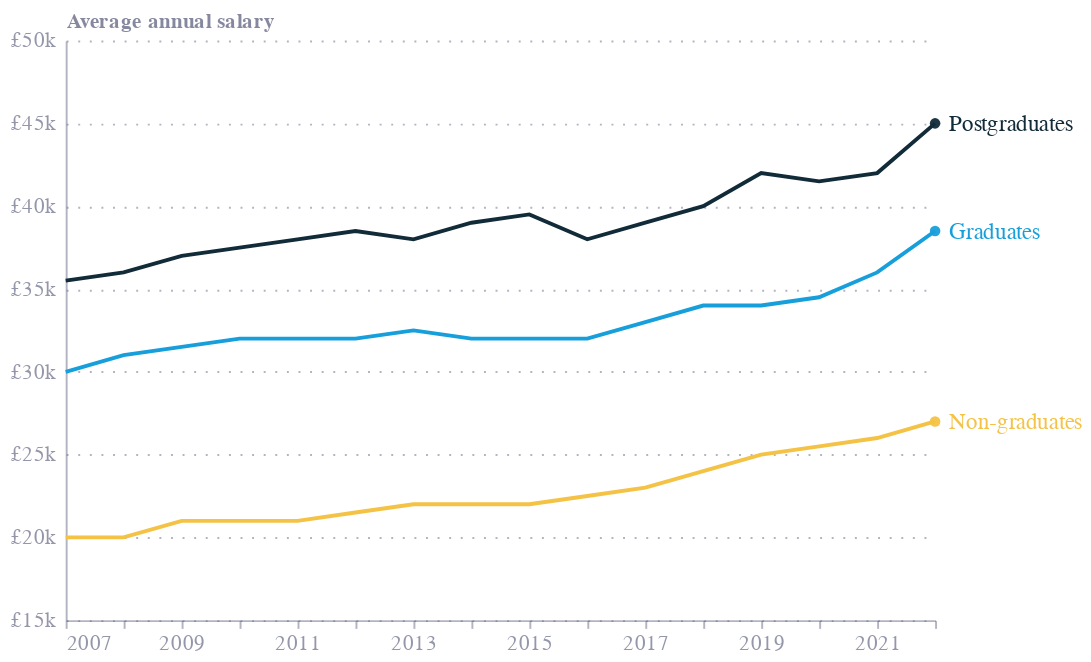

Vega-Lite specification for this chart:
### Vega-Lite specification from a JSON file in a GitHub repository (floating-point values rounded to 4 significant figures)
{"config": {"font": "Circular Std", "text": {"color": "#676A86", "align": "left", "baseline": "middle", "dx": 7, "dy": 0, "fontSize": 11}, "view": {"stroke": null, "continuousWidth": 400, "continuousHeight": 300, "discreteWidth": 400, "discreteHeight": 300}, "bar": {"color": "#179fdb"}, "line": {"color": "#e6224b"}, "rule": {"color": "#676A86"}, "area": {"opacity": 0.3}, "point": {"filled": true, "size": 80, "color": "#e6224b", "opacity": 0.95}, "geoshape": {"stroke": "white", "strokeWidth": 0.3}, "rect": {"fill": "#d6d4d4", "opacity": 0.3}, "axis": {"labelColor": "#676A86", "labelFontSize": 11, "labelFont": "Circular Std", "labelOpacity": 0.7, "tickColor": "#676A86", "tickOpacity": 0.5, "domainColor": "#676A86", "domainOpacity": 0.5, "gridColor": "#676A86", "gridDash": [2, 2], "gridOpacity": 0.5, "title": null, "titleColor": "#676A86", "titleOpacity": 0.8, "tickSize": 4}, "axisXDiscrete": {"grid": false, "labelAngle": 0, "tickCount": 10, "tickOpacity": 0.5, "title": null}, "axisYDiscrete": {"ticks": false, "labelPadding": 5}, "axisXTemporal": {"grid": false, "ticks": true}, "axisXQuantitative": {"grid": true}, "axisYQuantitative": {"gridColor": "#676A86", "gridDash": [1, 5], "gridOpacity": 0.5, "ticks": false, "labelPadding": 5, "tickCount": 8, "titleAngle": 0, "titleAlign": "left", "titleBaseline": "bottom", "titleX": 0, "titleY": -5}, "title": {"color": "#676A86", "subtitleColor": "#122b39E6", "font": "Circular Std", "subtitleFont": "Circular Std", "anchor": "start", "dx": 24, "fontSize": 14, "subtitleFontSize": 12, "subtitlePadding": 4, "offset": 0}, "legend": {"titleColor": "#122b39", "title": null, "labelColor": "#122b39", "labelFontSize": 11}}, "layer": [{"mark": {"type": "line"}, "encoding": {"color": {"field": "Group", "legend": null, "scale": {"range": ["#179fdb", "#f4c245", "#122b39"]}, "type": "nominal"}, "x": {"field": "Date", "type": "temporal"}, "y": {"axis": {"labelExpr": "'£' + datum.value + 'k'", "title": "Average annual salary"}, "field": "Salary", "scale": {"domain": [15, 50]}, "type": "quantitative"}}}, {"mark": {"type": "point", "size": 30}, "encoding": {"color": {"field": "Group", "type": "nominal"}, "x": {"aggregate": "max", "field": "Date", "type": "temporal"}, "y": {"aggregate": {"argmax": "Date"}, "field": "Salary", "type": "quantitative"}}}, {"mark": {"type": "text", "fontSize": 12}, "encoding": {"color": {"field": "Group", "legend": null, "scale": {"range": ["#179fdb", "#f4c245", "#122b39"]}, "type": "nominal"}, "text": {"field": "Group", "type": "nominal"}, "x": {"aggregate": "max", "field": "Date", "type": "temporal"}, "y": {"aggregate": {"argmax": "Date"}, "field": "Salary", "type": "quantitative"}}}], "data": {"name": "data-3039f403ad987761ea1f2509427d58be"}, "width": 450, "$schema": "https://vega.github.io/schema/vega-lite/v5.17.0.json", "datasets": {"data-3039f403ad987761ea1f2509427d58be": [{"Date": "2007-01-01", "Group": "Graduates", "Salary": 30.0}, {"Date": "2008-01-01", "Group": "Graduates", "Salary": 31.0}, {"Date": "2009-01-01", "Group": "Graduates", "Salary": 31.5}, {"Date": "2010-01-01", "Group": "Graduates", "Salary": 32.0}, {"Date": "2011-01-01", "Group": "Graduates", "Salary": 32.0}, {"Date": "2012-01-01", "Group": "Graduates", "Salary": 32.0}, {"Date": "2013-01-01", "Group": "Graduates", "Salary": 32.5}, {"Date": "2014-01-01", "Group": "Graduates", "Salary": 32.0}, {"Date": "2015-01-01", "Group": "Graduates", "Salary": 32.0}, {"Date": "2016-01-01", "Group": "Graduates", "Salary": 32.0}, {"Date": "2017-01-01", "Group": "Graduates", "Salary": 33.0}, {"Date": "2018-01-01", "Group": "Graduates", "Salary": 34.0}, {"Date": "2019-01-01", "Group": "Graduates", "Salary": 34.0}, {"Date": "2020-01-01", "Group": "Graduates", "Salary": 34.5}, {"Date": "2021-01-01", "Group": "Graduates", "Salary": 36.0}, {"Date": "2022-01-01", "Group": "Graduates", "Salary": 38.5}, {"Date": "2007-01-01", "Group": "Postgraduates", "Salary": 35.5}, {"Date": "2008-01-01", "Group": "Postgraduates", "Salary": 36.0}, {"Date": "2009-01-01", "Group": "Postgraduates", "Salary": 37.0}, {"Date": "2010-01-01", "Group": "Postgraduates", "Salary": 37.5}, {"Date": "2011-01-01", "Group": "Postgraduates", "Salary": 38.0}, {"Date": "2012-01-01", "Group": "Postgraduates", "Salary": 38.5}, {"Date": "2013-01-01", "Group": "Postgraduates", "Salary": 38.0}, {"Date": "2014-01-01", "Group": "Postgraduates", "Salary": 39.0}, {"Date": "2015-01-01", "Group": "Postgraduates", "Salary": 39.5}, {"Date": "2016-01-01", "Group": "Postgraduates", "Salary": 38.0}, {"Date": "2017-01-01", "Group": "Postgraduates", "Salary": 39.0}, {"Date": "2018-01-01", "Group": "Postgraduates", "Salary": 40.0}, {"Date": "2019-01-01", "Group": "Postgraduates", "Salary": 42.0}, {"Date": "2020-01-01", "Group": "Postgraduates", "Salary": 41.5}, {"Date": "2021-01-01", "Group": "Postgraduates", "Salary": 42.0}, {"Date": "2022-01-01", "Group": "Postgraduates", "Salary": 45.0}, {"Date": "2007-01-01", "Group": "Non-graduates", "Salary": 20.0}, {"Date": "2008-01-01", "Group": "Non-graduates", "Salary": 20.0}, {"Date": "2009-01-01", "Group": "Non-graduates", "Salary": 21.0}, {"Date": "2010-01-01", "Group": "Non-graduates", "Salary": 21.0}, {"Date": "2011-01-01", "Group": "Non-graduates", "Salary": 21.0}, {"Date": "2012-01-01", "Group": "Non-graduates", "Salary": 21.5}, {"Date": "2013-01-01", "Group": "Non-graduates", "Salary": 22.0}, {"Date": "2014-01-01", "Group": "Non-graduates", "Salary": 22.0}, {"Date": "2015-01-01", "Group": "Non-graduates", "Salary": 22.0}, {"Date": "2016-01-01", "Group": "Non-graduates", "Salary": 22.5}, {"Date": "2017-01-01", "Group": "Non-graduates", "Salary": 23.0}, {"Date": "2018-01-01", "Group": "Non-graduates", "Salary": 24.0}, {"Date": "2019-01-01", "Group": "Non-graduates", "Salary": 25.0}, {"Date": "2020-01-01", "Group": "Non-graduates", "Salary": 25.5}, {"Date": "2021-01-01", "Group": "Non-graduates", "Salary": 26.0}, {"Date": "2022-01-01", "Group": "Non-graduates", "Salary": 27.0}]}, "height": 300}
